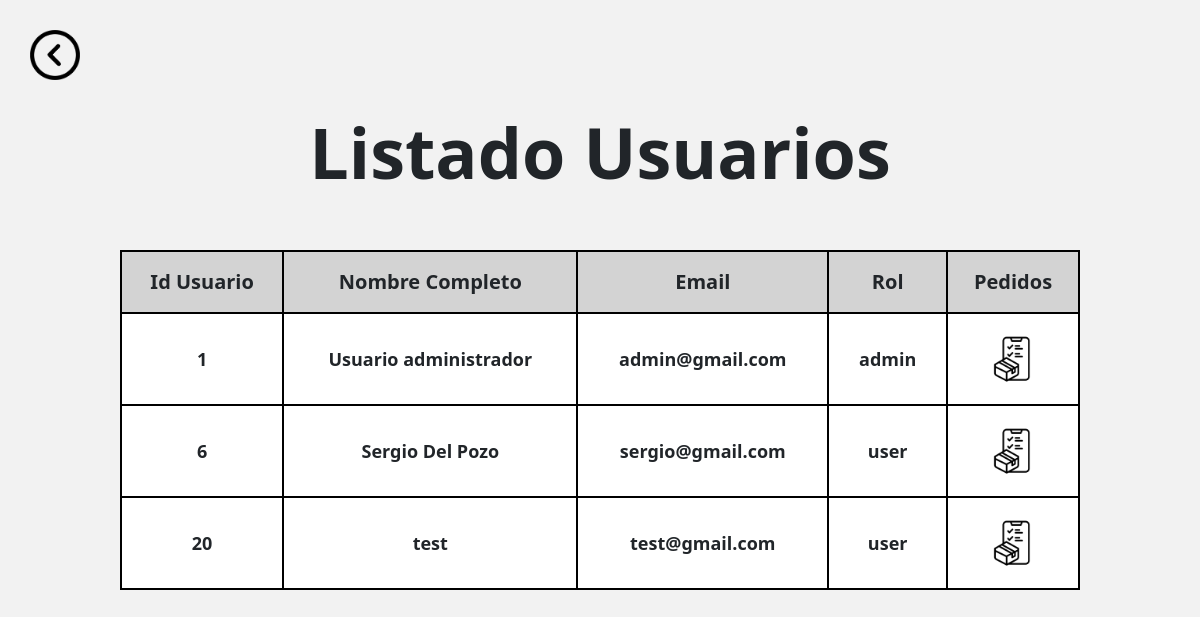
/index.php?action=ir_listado_usuarios (signed in), run on the app's committed database.
### tables this page shows
CREATE TABLE `usuarios` (
  `idUsuario` int(11) NOT NULL,
  `nombreCompleto` varchar(50) NOT NULL,
  `email` varchar(50) NOT NULL,
  `password` varchar(200) NOT NULL,
  `role` enum('admin','user') NOT NULL
);

### app/controladores/UsuariosController.php (called while the page is built, shortened)
<?php
class UsuariosController {
    function ir_listado_usuarios(){
        $usuarioDAO = new UsuarioDAO(ConexionBD::conectar());
        $usuarios = $usuarioDAO->obtenerTodosUsuarios();
       require 'app/vistas/listadoUsuarios.php';
    }
}

### app/modelos/ConexionBD.php (called while the page is built, shortened)
<?php
class ConexionBD {
    static function conectar() {
        $conn = new mysqli(MYSQL_HOST, MYSQL_USER, MYSQL_PASS, MYSQL_BD);
        return $conn;
    }
}

### app/modelos/UsuarioDAO.php (called while the page is built, shortened)
<?php
class UsuarioDAO {
    private $conn;
    public function __construct($conn) {
        $this->conn = $conn;
    }
    public function obtenerTodosUsuarios() {
        $sql = "SELECT * FROM usuarios ";
        if (!$result = $this->conn->query($sql)) {
            die("Error al ejecutar la SQL " . $this->conn->error);
        }
        $array_usuarios = array();
        while ($usuarios = $result->fetch_object('Usuario')) {
            $array_usuarios[] = $usuarios;
        }
        return $array_usuarios;
    }
}

### app/modelos/Usuario.php (called while the page is built, shortened)
<?php
class Usuario {
    private $idUsuario;
    private $nombreCompleto;
    private $email;
    private $role;
    public function getIdUsuario() {
        return $this->idUsuario;
    }
    public function getNombreCompleto() {
        return $this->nombreCompleto;
    }
    public function getEmail() {
        return $this->email;
    }
    public function getRole() {
        return $this->role;
    }
}

### app/vistas/listadoUsuarios.php (the view, shortened to what this page needs)
<!DOCTYPE html>
<html>
    <head>
        <link href="https://cdnjs.cloudflare.com/ajax/libs/font-awesome/6.2.0/css/all.min.css" rel="stylesheet">
        <link href="https://cdn.jsdelivr.net/npm/bootstrap@5.3.0-alpha1/dist/css/bootstrap.min.css" rel="stylesheet">
        <link rel="stylesheet" href="https://cdnjs.cloudflare.com/ajax/libs/font-awesome/6.2.1/css/all.min.css" />
        <link rel="stylesheet" href="https://cdnjs.cloudflare.com/ajax/libs/font-awesome/5.15.3/css/all.min.css" />
        <link rel="stylesheet" type="text/css" href="web/css/styleListaUsuarios.css">
    </head>
    <body>
        <div><a href="index.php?action=ir_modo_admin"><img src="web/img/flecha.png" width="50" height="50" alt="alt"/></a></div>
        <h1>Listado Usuarios</h1><br><br>
        <table>
            <tr>
                <th>Id Usuario</th>
                <th>Nombre Completo</th>
                <th>Email</th>
                <th>Rol</th>
                <th>Pedidos</th>
            </tr>
            <?php foreach ($usuarios as $usu): ?>
            <tr>
                <td><?= $usu->getIdUsuario() ?></td>
                <td><?= $usu->getNombreCompleto() ?></td>
                <td><?= $usu->getEmail() ?></td>
                <td><?= $usu->getRole() ?></td>
                <td><a href="index.php?action=ir_listado_pedidos&id=<?= $usu->getIdUsuario() ?>"><img src="web/img/pedidos.png" width="50" height="50" alt="alt"/></a></td>
            </tr>
            <?php endforeach; ?>
        </table>
    </body>
</html>

### web/css/styleListaUsuarios.css (style rules this page uses)
body { background-color: #f2f2f2; }
table { text-align: center; border-collapse: collapse; width: 80%; margin-left: 10%; }
th { padding: 15px; border: 2px solid black; font-weight: bold; background-color: lightgray; font-size: 20px; }
td { padding: 20px; border: 2px solid black; background-color: white; font-weight: bold; font-size: 18px; }
h1 { font-size: 70px; font-weight: bold; text-align: center; }
div { margin: 30px; }

### data on the page
usuarios: idUsuario "1", nombreCompleto "Usuario administrador", email "admin@gmail.com", role "admin"
usuarios: idUsuario "6", nombreCompleto "Sergio Del Pozo", email "sergio@gmail.com", role "user"
usuarios: idUsuario "20", nombreCompleto "test", email "test@gmail.com", role "user"
